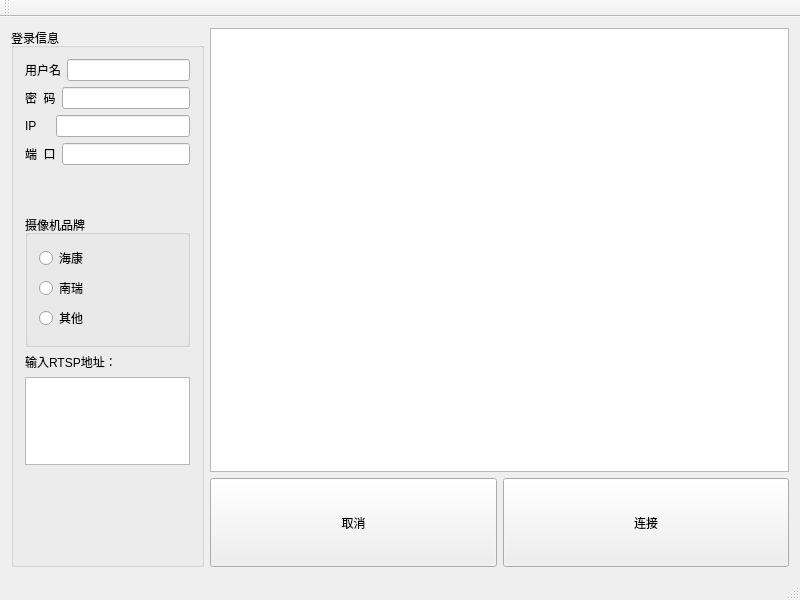
<?xml version="1.0" encoding="UTF-8"?>
<ui version="4.0">
 <class>MainWindow</class>
 <widget class="QMainWindow" name="MainWindow">
  <property name="geometry">
   <rect>
    <x>0</x>
    <y>0</y>
    <width>800</width>
    <height>600</height>
   </rect>
  </property>
  <property name="minimumSize">
   <size>
    <width>800</width>
    <height>600</height>
   </size>
  </property>
  <property name="windowTitle">
   <string>RTSPtestor</string>
  </property>
  <property name="windowIcon">
   <iconset resource="icon.qrc">
    <normaloff>:/new/prefix1/icon.png</normaloff>:/new/prefix1/icon.png</iconset>
  </property>
  <widget class="QWidget" name="centralWidget">
   <layout class="QGridLayout" name="gridLayout_2">
    <item row="0" column="0">
     <layout class="QHBoxLayout" name="horizontalLayout_6" stretch="2,6">
      <item>
       <widget class="QGroupBox" name="groupBox">
        <property name="title">
         <string>登录信息</string>
        </property>
        <layout class="QGridLayout" name="gridLayout_3" rowstretch="3,1,3,0,2,2">
         <item row="2" column="0">
          <widget class="QGroupBox" name="groupBox_2">
           <property name="title">
            <string>摄像机品牌</string>
           </property>
           <layout class="QGridLayout" name="gridLayout">
            <item row="1" column="0">
             <widget class="QRadioButton" name="nanruiradio">
              <property name="text">
               <string>南瑞</string>
              </property>
             </widget>
            </item>
            <item row="0" column="0">
             <widget class="QRadioButton" name="haikangradio">
              <property name="text">
               <string>海康</string>
              </property>
             </widget>
            </item>
            <item row="2" column="0">
             <widget class="QRadioButton" name="otherradio">
              <property name="text">
               <string>其他</string>
              </property>
             </widget>
            </item>
           </layout>
           <zorder>haikangradio</zorder>
           <zorder>nanruiradio</zorder>
           <zorder>otherradio</zorder>
          </widget>
         </item>
         <item row="5" column="0">
          <spacer name="verticalSpacer">
           <property name="orientation">
            <enum>Qt::Vertical</enum>
           </property>
           <property name="sizeHint" stdset="0">
            <size>
             <width>20</width>
             <height>40</height>
            </size>
           </property>
          </spacer>
         </item>
         <item row="4" column="0">
          <widget class="QTextEdit" name="otherEdit"/>
         </item>
         <item row="0" column="0">
          <layout class="QVBoxLayout" name="verticalLayout">
           <item>
            <layout class="QHBoxLayout" name="horizontalLayout_2">
             <item>
              <widget class="QLabel" name="label">
               <property name="text">
                <string>用户名</string>
               </property>
              </widget>
             </item>
             <item>
              <widget class="QLineEdit" name="userEdit"/>
             </item>
            </layout>
           </item>
           <item>
            <layout class="QHBoxLayout" name="horizontalLayout_3">
             <item>
              <widget class="QLabel" name="label_2">
               <property name="text">
                <string>密  码</string>
               </property>
              </widget>
             </item>
             <item>
              <widget class="QLineEdit" name="passwdEdit"/>
             </item>
            </layout>
           </item>
           <item>
            <layout class="QHBoxLayout" name="horizontalLayout_4">
             <item>
              <widget class="QLabel" name="label_3">
               <property name="text">
                <string>IP    </string>
               </property>
              </widget>
             </item>
             <item>
              <widget class="QLineEdit" name="ipEdit"/>
             </item>
            </layout>
           </item>
           <item>
            <layout class="QHBoxLayout" name="horizontalLayout_5">
             <item>
              <widget class="QLabel" name="label_4">
               <property name="text">
                <string>端  口</string>
               </property>
              </widget>
             </item>
             <item>
              <widget class="QLineEdit" name="portEdit"/>
             </item>
            </layout>
           </item>
          </layout>
         </item>
         <item row="1" column="0">
          <spacer name="verticalSpacer_2">
           <property name="orientation">
            <enum>Qt::Vertical</enum>
           </property>
           <property name="sizeHint" stdset="0">
            <size>
             <width>20</width>
             <height>37</height>
            </size>
           </property>
          </spacer>
         </item>
         <item row="3" column="0">
          <widget class="QLabel" name="label_5">
           <property name="text">
            <string>输入RTSP地址：</string>
           </property>
          </widget>
         </item>
        </layout>
       </widget>
      </item>
      <item>
       <layout class="QVBoxLayout" name="verticalLayout_2" stretch="5,1">
        <item>
         <widget class="QTextBrowser" name="textBrowser"/>
        </item>
        <item>
         <layout class="QHBoxLayout" name="horizontalLayout">
          <item>
           <widget class="QToolButton" name="cancelButton">
            <property name="sizePolicy">
             <sizepolicy hsizetype="Preferred" vsizetype="Preferred">
              <horstretch>0</horstretch>
              <verstretch>0</verstretch>
             </sizepolicy>
            </property>
            <property name="text">
             <string>取消</string>
            </property>
           </widget>
          </item>
          <item>
           <widget class="QToolButton" name="connectButton">
            <property name="sizePolicy">
             <sizepolicy hsizetype="Preferred" vsizetype="Preferred">
              <horstretch>0</horstretch>
              <verstretch>0</verstretch>
             </sizepolicy>
            </property>
            <property name="text">
             <string>连接</string>
            </property>
           </widget>
          </item>
         </layout>
        </item>
       </layout>
      </item>
     </layout>
    </item>
   </layout>
  </widget>
  <widget class="QMenuBar" name="menuBar">
   <property name="geometry">
    <rect>
     <x>0</x>
     <y>0</y>
     <width>800</width>
     <height>23</height>
    </rect>
   </property>
  </widget>
  <widget class="QToolBar" name="mainToolBar">
   <attribute name="toolBarArea">
    <enum>TopToolBarArea</enum>
   </attribute>
   <attribute name="toolBarBreak">
    <bool>false</bool>
   </attribute>
  </widget>
  <widget class="QStatusBar" name="statusBar"/>
 </widget>
 <layoutdefault spacing="6" margin="11"/>
 <resources>
  <include location="icon.qrc"/>
 </resources>
 <connections/>
</ui>
